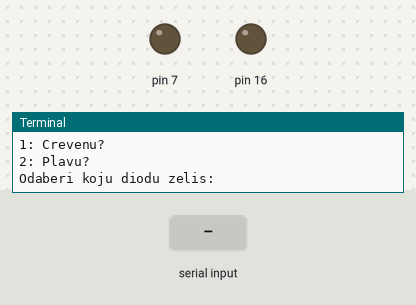
Simulated run of this program. Board: Raspberry Pi (header pin numbers). Parts: output pins drawn as LEDs (lit = HIGH), the last lines printed to the terminal. Dashed ring = blinking. Inputs (shaded band) come from the test bench. At 6.8 s the program stops and its outputs stay as they are.

Above: at 1.2 s.
1.3 s: "1" typed at the terminal, then Enter
2.8 s: "2" typed at the terminal, then Enter
At 3.6 s:
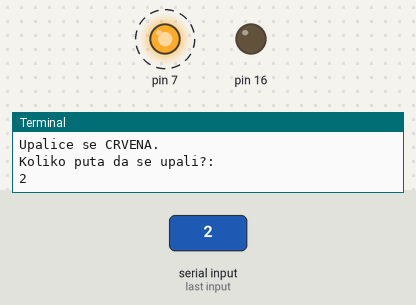
Timing chart, 0 to 7.3 s (numbered marks = the images above; inputs shaded):
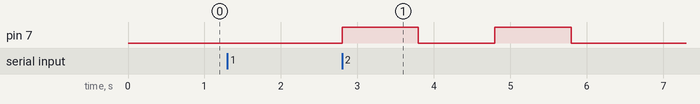

Measured:
- after the input at 2.8 s, pin 7: alternates HIGH for 1.0 s and LOW for 1.0 s, 4 changes in all, then stays LOW, starting at once

The program:

crvena-plava.py
```python
import RPi.GPIO as GPIO
import os
import time
GPIO.setmode(GPIO.BOARD)
GPIO.setup(7,GPIO.OUT)
GPIO.setup(16,GPIO.OUT)

ledChoice=0
count=0

os.system('clear')
print "Koju diodu zelis da upalis?"
print"1: Crevenu?"
print"2: Plavu?"

ledChoice=input("Odaberi koju diodu zelis:")

if ledChoice == 1:
    os.system ('clear')
    print "Upalice se CRVENA."
    count=input("Koliko puta da se upali?: ")
    while count>0 :
            GPIO.output(7,True)
            time.sleep(1)
            GPIO.output(7,False)
            time.sleep(1)
            count=count-1


if ledChoice == 2:
    os.system ('clear')
    print "Upalice se PLAVA."
    count=input("Koliko puta da se upali?: ")
    while count>0 :
            GPIO.output(16,True)
            time.sleep(1)
            GPIO.output(16,False)
            time.sleep(1)
            count=count-1


if ledChoice !=1 or 2 :
        print "UNESI 1 ili 2!"
```
